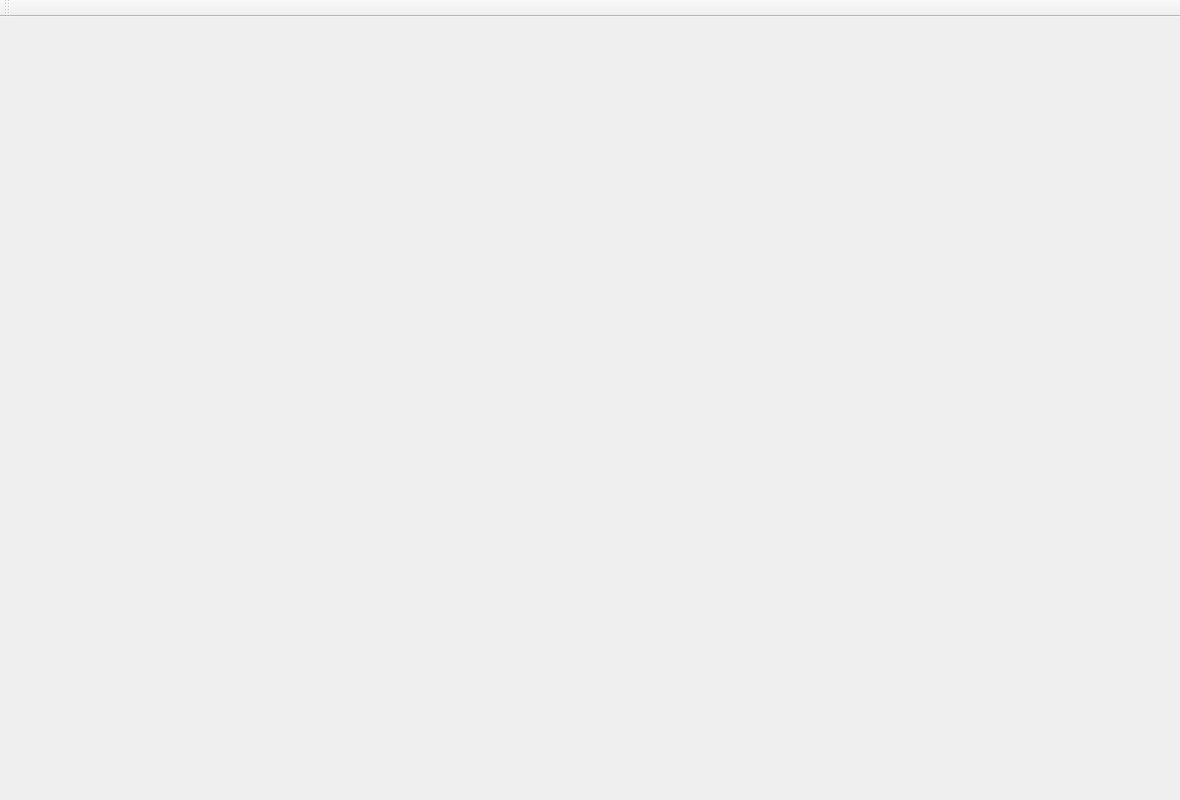
<?xml version="1.0" encoding="UTF-8"?>
<ui version="4.0">
 <class>MainWindow</class>
 <widget class="QMainWindow" name="MainWindow">
  <property name="geometry">
   <rect>
    <x>0</x>
    <y>0</y>
    <width>1180</width>
    <height>800</height>
   </rect>
  </property>
  <property name="minimumSize">
   <size>
    <width>1180</width>
    <height>800</height>
   </size>
  </property>
  <property name="maximumSize">
   <size>
    <width>1180</width>
    <height>800</height>
   </size>
  </property>
  <property name="windowTitle">
   <string>MainWindow</string>
  </property>
  <widget class="QWidget" name="centralWidget"/>
  <widget class="QMenuBar" name="menuBar">
   <property name="geometry">
    <rect>
     <x>0</x>
     <y>0</y>
     <width>1180</width>
     <height>22</height>
    </rect>
   </property>
  </widget>
  <widget class="QToolBar" name="toolBar">
   <property name="windowTitle">
    <string>toolBar</string>
   </property>
   <attribute name="toolBarArea">
    <enum>TopToolBarArea</enum>
   </attribute>
   <attribute name="toolBarBreak">
    <bool>false</bool>
   </attribute>
  </widget>
 </widget>
 <layoutdefault spacing="6" margin="11"/>
 <resources/>
 <connections/>
</ui>
